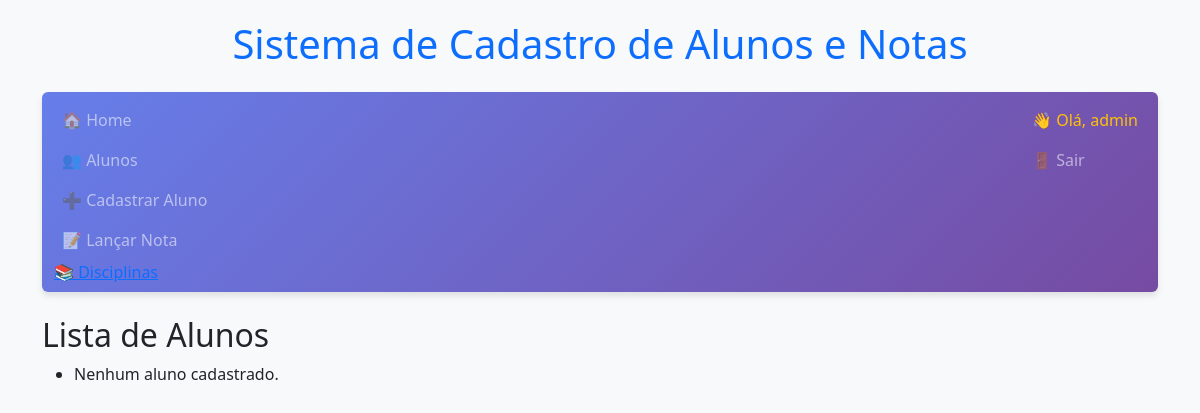
The page /alunos/ (signed in) on the database as committed earlier.
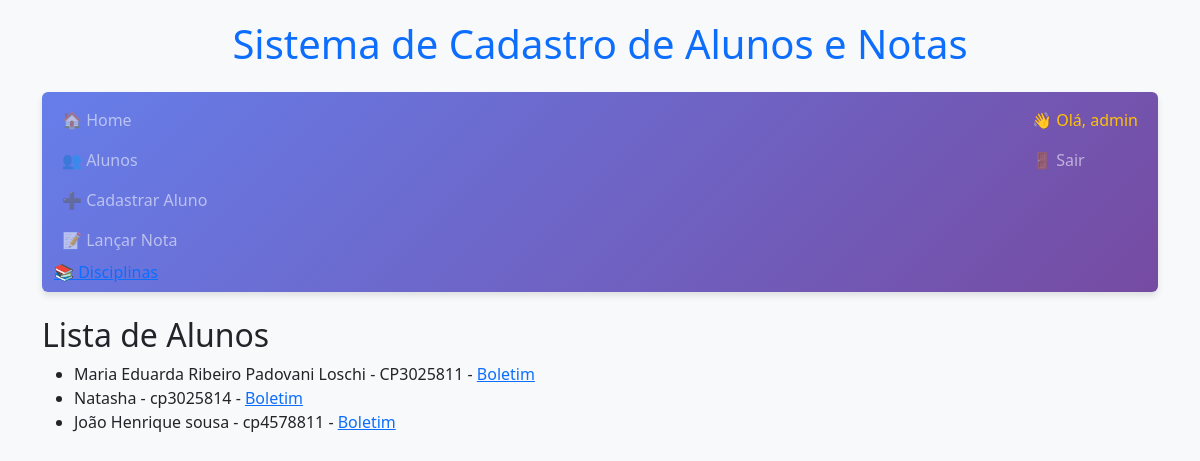
The same page on the database as committed later.
### alunos/models.py (models this page shows, shortened)
class Aluno(models.Model):
    nome = models.CharField(max_length=200)
    matricula = models.CharField(max_length=30, unique=True)
    data_nascimento = models.DateField(null=True, blank=True)
    criado_em = models.DateTimeField(auto_now_add=True)

### alunos/views.py (the view)
# urls.py: path('alunos/', views.aluno_list, name='aluno_list'),
@login_required
def aluno_list(request):
    alunos = Aluno.objects.all()
    return render(request, 'alunos/aluno_list.html', {'alunos': alunos})

### alunos/templates/alunos/aluno_list.html
{% extends 'alunos/base.html' %}
{% block content %}
    <h2>Lista de Alunos </h2>
    <ul>
       {% for aluno in alunos %}
        <li>
            {{ aluno.nome }} - {{ aluno.matricula }} - <a href="{% url 'alunos:boletim' aluno.id %}">Boletim</a>
        </li>
      {% empty %}
        <li>Nenhum aluno cadastrado.</li>
      {% endfor %}
    </ul>
{% endblock %}

### alunos/templates/alunos/base.html (shortened to what this page needs)
<!doctype html>
<html lang="pt-br">
<head>
    <link href="https://cdn.jsdelivr.net/npm/bootstrap@5.3.0/dist/css/bootstrap.min.css" rel="stylesheet">
    <link rel="stylesheet" href="https://cdn.jsdelivr.net/npm/bootstrap-icons@1.10.0/font/bootstrap-icons.css">
</head>
<body>
    <div class="container">
    <header>
    <h1 class="text-center text-primary mb-4">Sistema de Cadastro de Alunos e Notas</h1>
    <nav class="navbar navbar-expand-lg navbar-dark navbar-custom rounded mb-4">
        <div class="container-fluid">
            <div class="navbar-nav w-100 justify-content-between">
                <div>
                    <a class="nav-link" href="{% url 'alunos:home' %}">🏠 Home</a>
                    <a class="nav-link" href="{% url 'alunos:aluno_list' %}">👥 Alunos</a>
                    <a class="nav-link" href="{% url 'alunos:aluno_create' %}">➕ Cadastrar Aluno</a>
                    <a class="nav-link" href="{% url 'alunos:lancar_nota' %}">📝 Lançar Nota</a>
                    <a href="{% url 'alunos:disciplina_list' %}"> 📚 Disciplinas</a>
                </div>
                <div>
                    {% if request.user.is_authenticated %}
                        <span class="nav-link text-warning">👋 Olá, {{ request.user.username }}</span>
                        <a class="nav-link" href="/admin/logout/">🚪 Sair</a>
                    {% else %}
                        <a class="nav-link" href="/admin/login/">🔑 Login</a>
                    {% endif %}
                </div>
            </div>
        </div>
    </nav>
    </header>
    <main>
        {% block content %}{% endblock %}
    </main>
    </div>
</body>
</html>

### alunos/templates/alunos/base.html (style rules this page uses)
body { font-family: 'Segoe UI', Tahoma, Geneva, Verdana, sans-serif; background-color: #f8f9fa; padding-top: 20px; }
.navbar-custom { background: linear-gradient(135deg, #667eea 0%, #764ba2 100%); box-shadow: 0 4px 6px rgba(0,0,0,0.1); }

Rows that differ between the two databases and show on the page:
added Aluno: nome "Maria Eduarda Ribeiro Padovani Loschi", matricula "CP3025811"
added Aluno: nome "Natasha", matricula "cp3025814"
added Aluno: nome "João Henrique sousa", matricula "cp4578811"
Other text that changed with them:
text no longer shown: "Nenhum aluno cadastrado."
